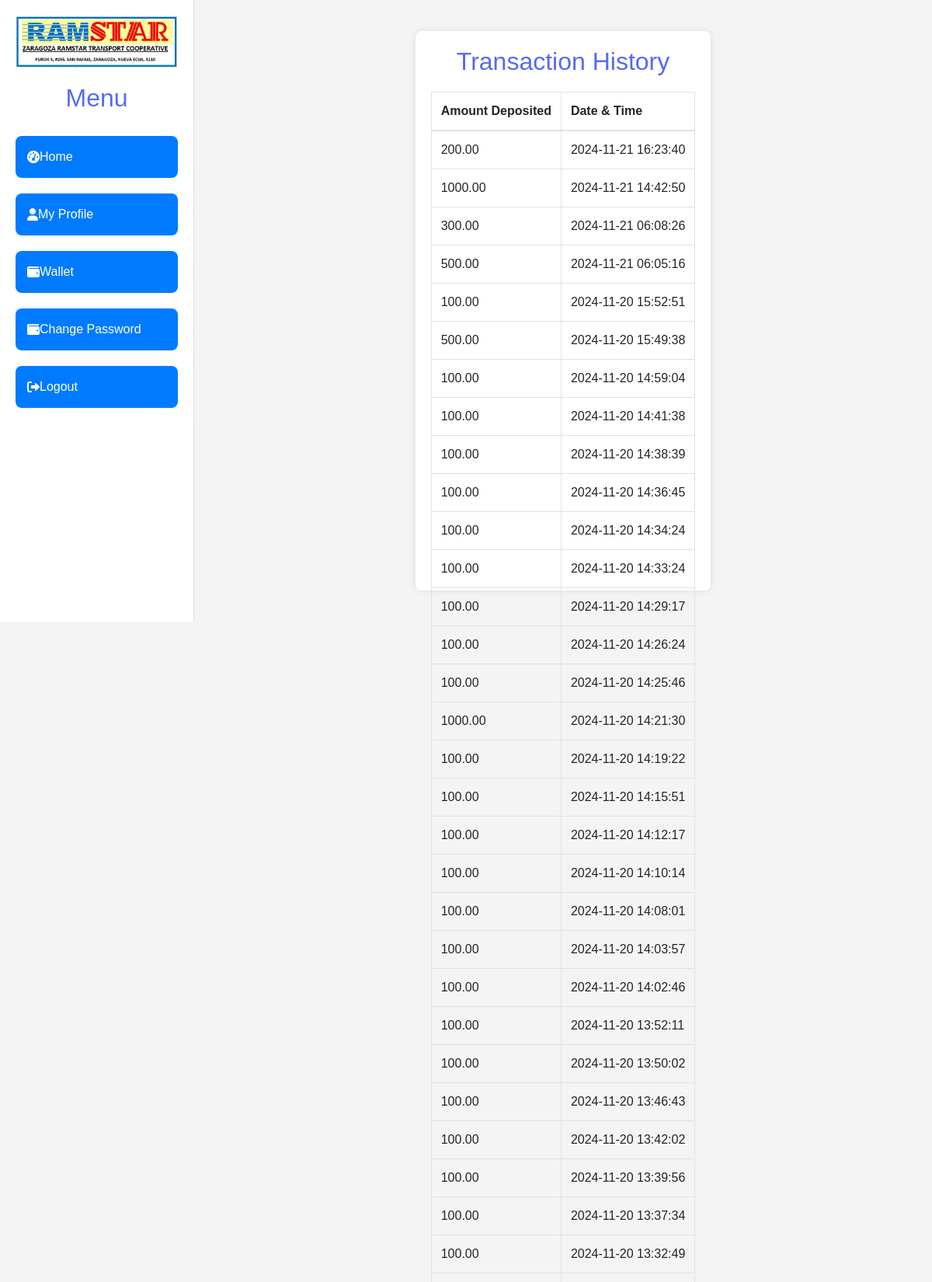
The page /ram/transaction.php (signed in, upper part) on the database its author committed.
### tables this page shows
CREATE TABLE `transactions` (
  `id` int(11) NOT NULL,
  `user_id` int(11) NOT NULL,
  `account_number` varchar(250) NOT NULL,
  `amount` decimal(10,2) NOT NULL,
  `transaction_type` enum('Load','Deduct') NOT NULL,
  `bus_number` varchar(250) NOT NULL,
  `conductor_id` varchar(250) NOT NULL,
  `transaction_date` timestamp NOT NULL DEFAULT current_timestamp()
);

### ram/transaction.php (the view, shortened to what this page needs)
<?php
include 'config/connection.php';
$userId = $_SESSION['id'];
$query = "SELECT amount, transaction_date FROM transactions WHERE user_id = ? ORDER BY transaction_date DESC";
$stmt = $conn->prepare($query);
$stmt->bind_param("i", $userId);
if (!$stmt->execute()) {
    die("Execute failed: " . $stmt->error);
}
$result = $stmt->get_result();
$transactions = $result->fetch_all(MYSQLI_ASSOC);
?>
<!DOCTYPE html>
<html lang="en">
<head>
    <link rel="stylesheet" href="https://maxcdn.bootstrapcdn.com/bootstrap/4.5.2/css/bootstrap.min.css">
</head>
<body>
    <div class="transaction-container">
        <h2>Transaction History</h2>
        <div class="table-responsive">
            <table class="table table-bordered">
                <thead>
                    <tr>
                        <th>Amount Deposited</th>
                        <th>Date & Time</th>
                    </tr>
                </thead>
                <tbody>
                    <?php if (count($transactions) > 0): ?>
                        <?php foreach ($transactions as $transaction): ?>
                            <tr>
                                <td><?php echo htmlspecialchars($transaction['amount']); ?></td>
                                <td><?php echo htmlspecialchars($transaction['transaction_date']); ?></td>
                            </tr>
                        <?php endforeach; ?>
                    <?php else: ?>
                        <tr>
                            <td colspan="2">No transactions found.</td>
                        </tr>
                    <?php endif; ?>
                </tbody>
            </table>
        </div>
    </div>
</body>
</html

### ram/css/styles.css (style rules this page uses)
body { font-family: Arial, sans-serif; background-color: #f4f4f4; margin: 0; padding: 0; }
h2 { text-align: center; color: #333; }
table { width: 100%; border-collapse: collapse; }
table, th, td { border: 1px solid #ddd; }
th, td { padding: 10px; text-align: left; }
th { background-color: #f2f2f2; }

### ram/sidebar.php (style rules this page uses)
body { font-family: 'Arial', sans-serif; margin: 0; background-color: #f0f0f0; display: flex; height: 100vh; }
h2 { margin-bottom: 20px; font-size: 24px; }

### ram/transaction.php (style rules this page uses)
body { font-family: Arial, sans-serif; background-color: #f4f4f4; margin: 0; padding: 0; }
.transaction-container { max-width: 800px; margin: 40px auto; padding: 20px; background-color: white; box-shadow: 0 0 10px rgba(0, 0, 0, 0.1); border-radius: 8px; }
h2 { color: rgb(87, 107, 237); text-align: center; margin-bottom: 20px; }
.table-responsive { margin-top: 20px; }

### rows shown on the page
transactions: amount "200.00", transaction_date "2024-11-21 16:23:40"
transactions: amount "1000.00", transaction_date "2024-11-21 14:42:50"
transactions: amount "300.00", transaction_date "2024-11-21 06:08:26"
transactions: amount "500.00", transaction_date "2024-11-21 06:05:16"
transactions: amount "100.00", transaction_date "2024-11-20 15:52:51"
transactions: amount "500.00", transaction_date "2024-11-20 15:49:38"
transactions: amount "100.00", transaction_date "2024-11-20 14:59:04"
transactions: amount "100.00", transaction_date "2024-11-20 14:41:38"
transactions: amount "100.00", transaction_date "2024-11-20 14:38:39"
transactions: amount "100.00", transaction_date "2024-11-20 14:36:45"
transactions: amount "100.00", transaction_date "2024-11-20 14:34:24"
transactions: amount "100.00", transaction_date "2024-11-20 14:33:24"
transactions: amount "100.00", transaction_date "2024-11-20 14:29:17"
transactions: amount "100.00", transaction_date "2024-11-20 14:26:24"
transactions: amount "100.00", transaction_date "2024-11-20 14:25:46"
transactions: amount "1000.00", transaction_date "2024-11-20 14:21:30"
transactions: amount "100.00", transaction_date "2024-11-20 14:19:22"
transactions: amount "100.00", transaction_date "2024-11-20 14:15:51"
transactions: amount "100.00", transaction_date "2024-11-20 14:12:17"
transactions: amount "100.00", transaction_date "2024-11-20 14:10:14"
transactions: amount "100.00", transaction_date "2024-11-20 14:08:01"
transactions: amount "100.00", transaction_date "2024-11-20 14:03:57"
transactions: amount "100.00", transaction_date "2024-11-20 14:02:46"
transactions: amount "100.00", transaction_date "2024-11-20 13:52:11"
transactions: amount "100.00", transaction_date "2024-11-20 13:50:02"
transactions: amount "100.00", transaction_date "2024-11-20 13:46:43"
transactions: amount "100.00", transaction_date "2024-11-20 13:42:02"
transactions: amount "100.00", transaction_date "2024-11-20 13:39:56"
transactions: amount "100.00", transaction_date "2024-11-20 13:37:34"
transactions: amount "100.00", transaction_date "2024-11-20 13:32:49"
